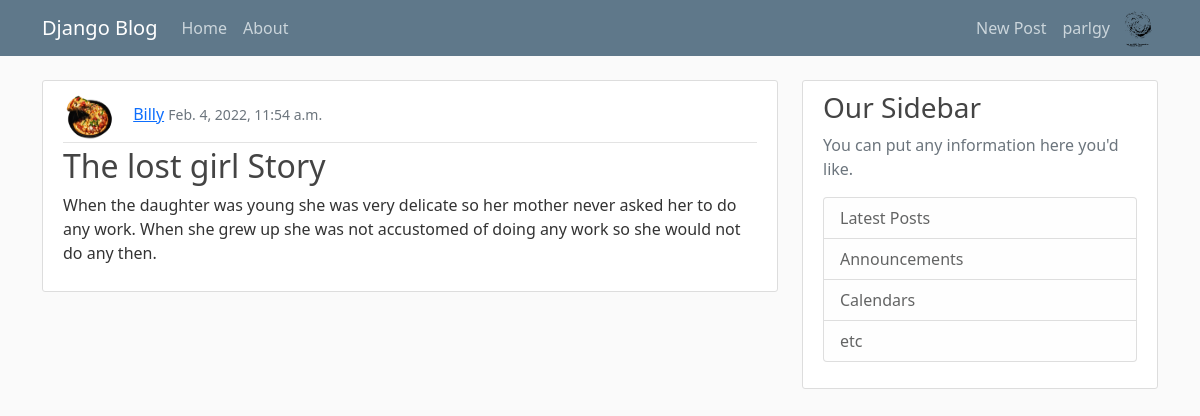
/post/14/ (signed in), run on the app's committed database.
### users/models.py (models this page shows, shortened)
class Profile(models.Model):
    user = models.OneToOneField(User, on_delete=models.CASCADE)
    image = models.ImageField(default='default.jpg', upload_to='profile_pics')

### blog/models.py (models this page shows, shortened)
class Post(models.Model):
    title = models.CharField(max_length=100)
    content = models.TextField()
    date_posted = models.DateTimeField(auto_now_add=timezone.now)
    author = models.ForeignKey(User, on_delete=models.CASCADE)

### blog/views.py (the view)
# urls.py: path('post/<int:pk>/', PostDetalView.as_view(), name='post-detail'), #looks for post_detail.html
class PostDetalView(DetailView):
    model = Post

### blog/templates/blog/post_detail.html (shortened to what this page needs)
{% extends 'blog/base.html' %}
{% block content %}
    <article class="media content-section flex">
        <div class="media-body">
          <div class="article-metadata d-flex justify-content-between">
              <div>
                <img class="rounded-circle article-img" src="{{ object.author.profile.image.url }}" style="width: 50px; height: 50px">
                <a class="mr-2" href="#">{{ object.author }}</a>
                <small class="text-muted">{{ object.date_posted }}</small>
              </div>
          </div>
          <h2 class="article-title">{{ object.title }}</h2>
          <p class="article-content">{{ object.content }}</p>
        </div>
      </article>
{% endblock %}

### blog/templates/blog/base.html (shortened to what this page needs)
{% load static %}
<!DOCTYPE html>
<html lang="en">
<head>
    <link href="https://cdn.jsdelivr.net/npm/bootstrap@5.1.3/dist/css/bootstrap.min.css" rel="stylesheet">
    <link rel="stylesheet" href="{% static 'blog/bootstrap-5.1.3-dist/css/bootstrap.min.css' %}"/>
    <link rel="stylesheet" type="text/css" href="{% static 'blog/main.css' %}">
</head>
<body>
    <header class="site-header">
        <nav class="navbar navbar-expand-md navbar-dark bg-steel fixed-top">
          <div class="container">
            <a class="navbar-brand mr-4" href="/">Django Blog</a>
            <div class="collapse navbar-collapse flex justify-content-between" id="navbarToggle">
              <div class="navbar-nav mr-auto">
                <a class="nav-item nav-link" href="{% url 'blog-home' %}">Home</a>
                <a class="nav-item nav-link" href="{% url 'blog-about' %}">About</a>
              </div>
              <div class="navbar-nav">
                {% if user.is_authenticated %}
                    <div class="mr-16">
                      <a class="nav-item nav-link" href="{% url 'post-create' %}">New Post</a>
                    </div>
                    <a href="{% url 'profile' %}" class="nav-item nav-link">{{user.username}}</a>
                    <a class="pl-8" href="{% url 'profile' %}"><img class="rounded-circle" src="{{ user.profile.image.url }}" style="width: 40px; height: 40px"></a>
                {% else %}
                    <a class="nav-item nav-link" href="{% url 'login' %}">Login</a>
                    <a class="nav-item nav-link" href="{% url 'register' %}">Register</a>
                {% endif %}
              </div>
            </div>
          </div>
        </nav>
      </header>
      <main role="main" class="container">
        <div class="row">
          <div class="col-md-8">
            {% block content %}{% endblock %}
          </div>
          <div class="col-md-4">
            <div class="content-section">
              <h3>Our Sidebar</h3>
              <p class='text-muted'>You can put any information here you'd like.</p>
                <ul class="list-group">
                  <li class="list-group-item list-group-item-light">Latest Posts</li>
                  <li class="list-group-item list-group-item-light">Announcements</li>
                  <li class="list-group-item list-group-item-light">Calendars</li>
                  <li class="list-group-item list-group-item-light">etc</li>
                </ul>
            </div>
          </div>
        </div>
      </main>
</body>
</html>

### blog/static/blog/main.css (style rules this page uses)
body { background: #fafafa; color: #333333; margin-top: 5rem; }
h1, h2, h3, h4, h5, h6 { color: #444444; }
ul { margin: 0; }
.bg-steel { background-color: #5f788a; }
.site-header .navbar-nav .nav-link { color: #cbd5db; }
.content-section { background: #ffffff; padding: 10px 20px; border: 1px solid #dddddd; border-radius: 3px; margin-bottom: 20px; }
.article-title { color: #444444; }
.article-content { white-space: pre-line; }
.article-img { height: 65px; width: 65px; margin-right: 16px; }
.article-metadata { padding-bottom: 1px; margin-bottom: 4px; border-bottom: 1px solid #e3e3e3 }

### data on the page
Post: author.profile.image (picture), author "Billy", date_posted "Feb. 4, 2022, 11:54 a.m.", title "The lost girl Story", content "When the daughter was young she was very delicate so her mother never asked her to do any work. When she grew up she was not accustomed of doing any work so she would not do any then."

### other printed values
{{ user.username }} "parlgy"
